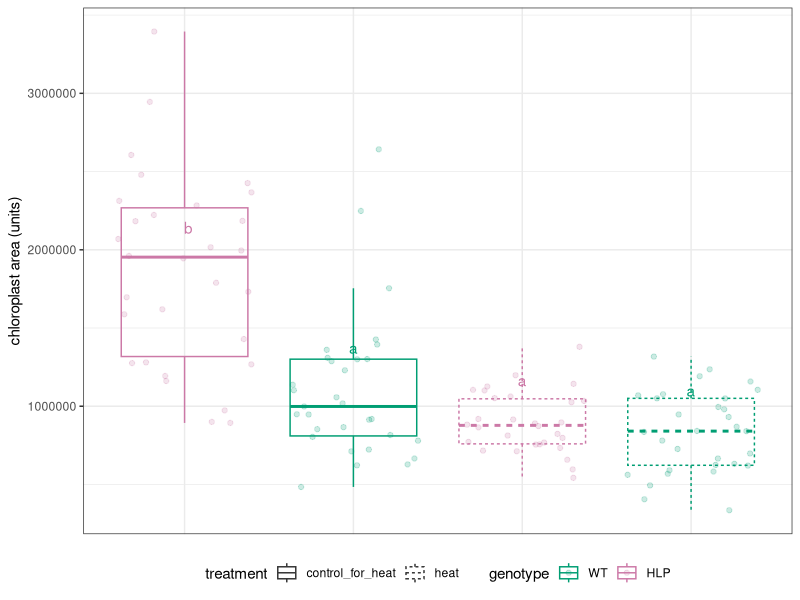
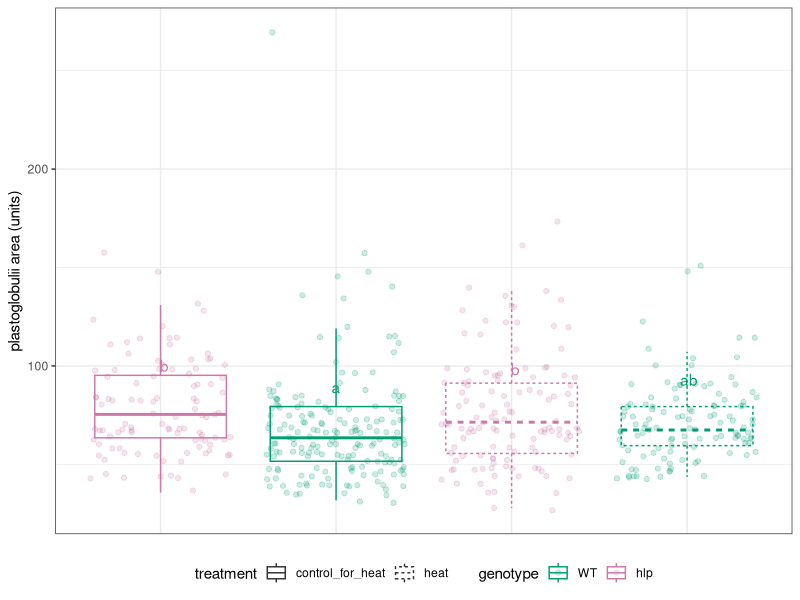
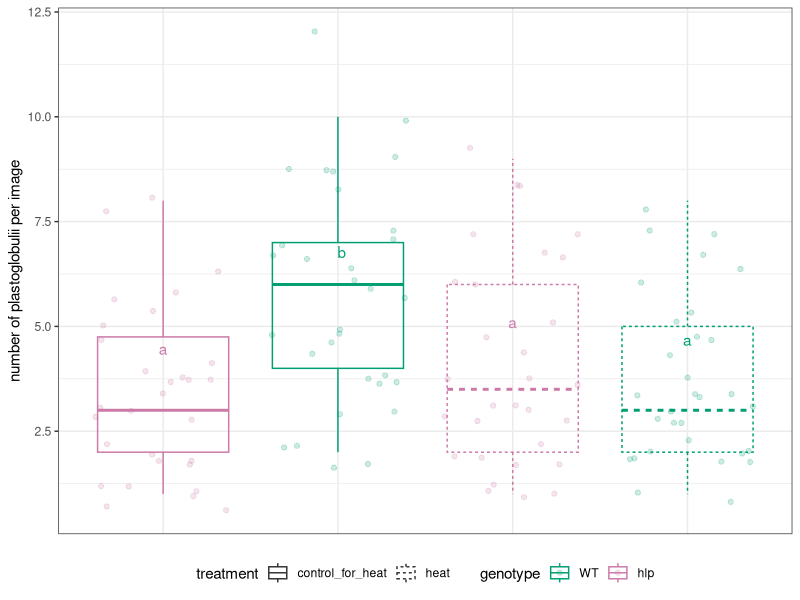
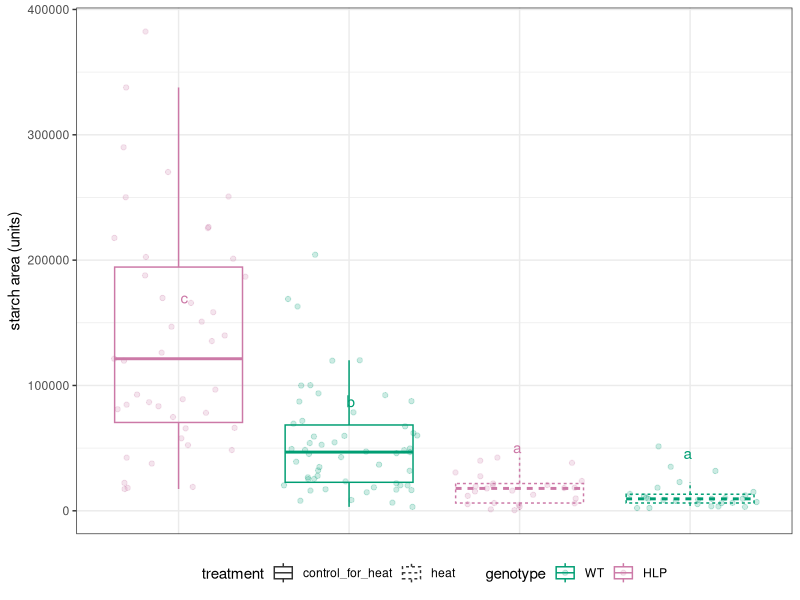
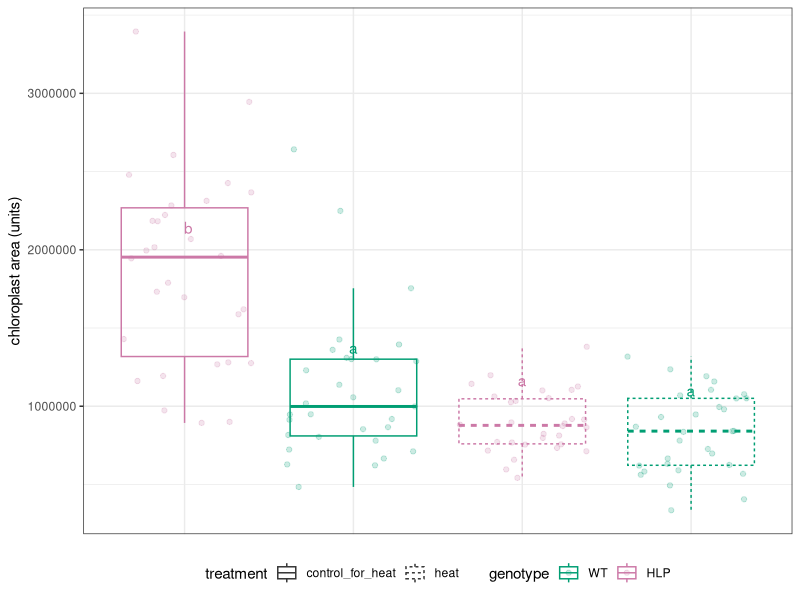
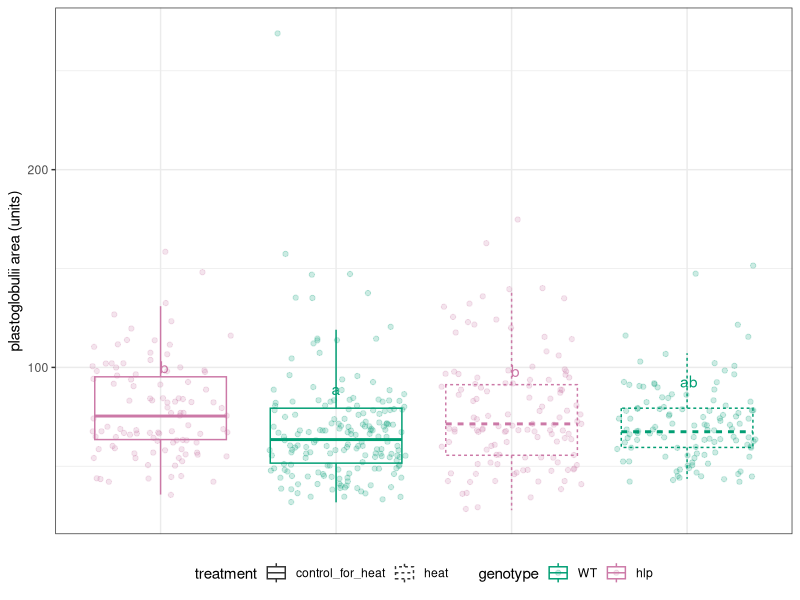
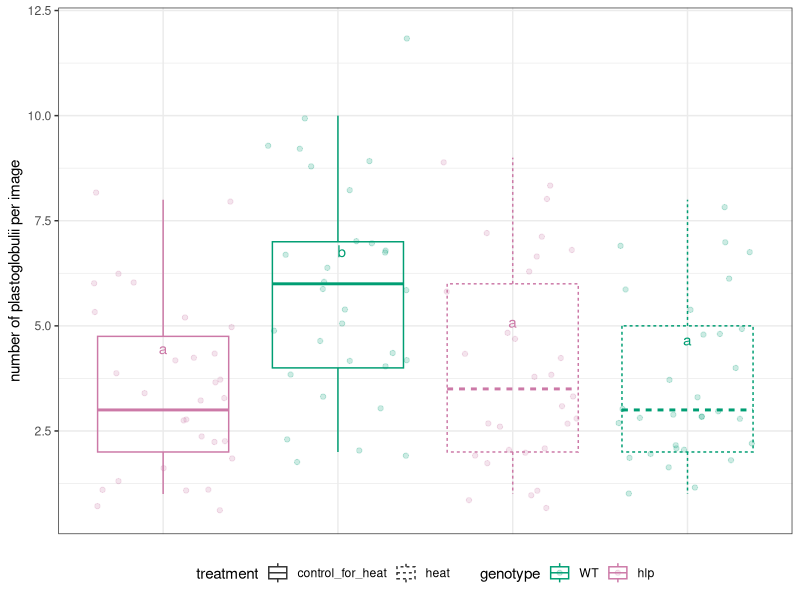
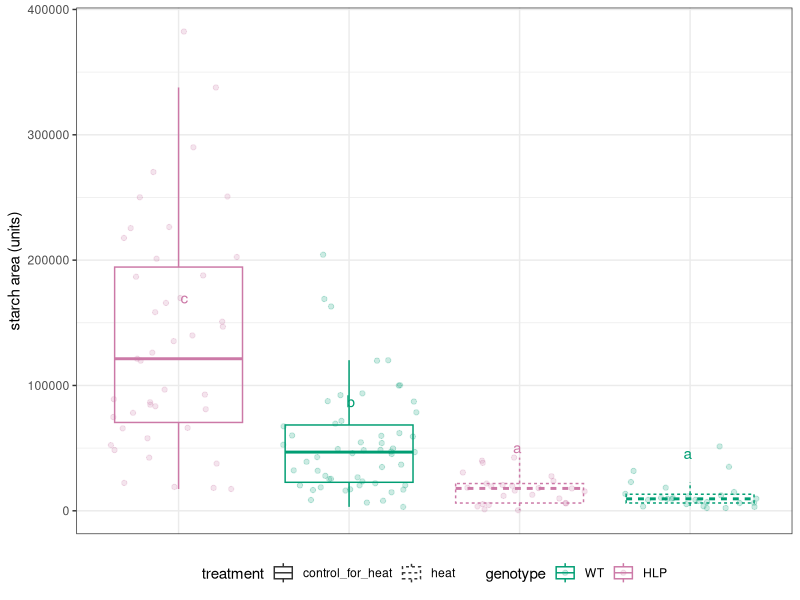

The R script that drew these images, in order:
## ---- chunk 1
library(ggplot2)
library(reshape2)
library(scales)
library(vegan)
library(lubridate)
library(tidyverse)
library(dplyr)

library(MASS)
library(stringr)
library(forcats)
library(broom)
library(writexl)
library(readxl)
library(lsmeans)
library(ggridges)
library(ggpubr)
library(ggfortify)
library(data.table)
library(emmeans)
library(multcomp)
library(multcompView)

## ---- chunk 2
heat_chloroplast  <- read_xlsx("TEM_image_data_Katie_Oct_2022.xlsx", sheet = "chloroplast")
heat_PGs  <- read_xlsx("TEM_image_data_Katie_Oct_2022.xlsx", sheet = "PGs")
heat_starch  <- read_xlsx("TEM_image_data_Katie_Oct_2022.xlsx", sheet = "starch")
heat_thylht  <- read_xlsx("TEM_image_data_Katie_Oct_2022.xlsx", sheet = "thyl_ht")


heat_chloroplast$gxe <- paste(heat_chloroplast$treatment,heat_chloroplast$genotype)
heat_PGs$gxe <- paste(heat_PGs$treatment,heat_PGs$genotype)
heat_starch$gxe <- paste(heat_starch$treatment,heat_starch$genotype)
heat_thylht$gxe <- paste(heat_thylht$treatment,heat_thylht$genotype)

## ---- chunk 3
head(heat_starch)

heat_starch_counts <- heat_starch %>%
  count(genotype,treatment,gxe,id)

heat_chloroplast_counts <- heat_chloroplast %>%
  count(genotype,treatment,gxe,id)

heat_PGs_counts <- heat_PGs %>%
  count(genotype,treatment,gxe,id)

heat_thylht_counts <- heat_thylht %>%
  count(genotype,treatment,gxe,id)
## ---- chunk 4
head(heat_PGs)

heat_chloroplast$genotype <- factor(heat_chloroplast$genotype, levels = c("WT","HLP"))
heat_PGs_counts$genotype <- factor(heat_PGs_counts$genotype, levels = c("WT","hlp"))
heat_PGs$genotype <- factor(heat_PGs$genotype, levels = c("WT","hlp"))
heat_starch$genotype <- factor(heat_starch$genotype, levels = c("WT","HLP"))

colorscheme <- c("#009E73","#CC79A7", "#E69F00",  
           "#0072B2", "#D55E00")

## ---- chunk 5
#make a model and run an anova Look at the anova for which factors are significant

full_model = lm(area ~ gxe, heat_chloroplast)
summary(full_model)
anova(full_model)

# get (adjusted) weight means per group
model_means <- emmeans(object = full_model,
                       specs = "gxe")

# add letters to each mean
model_means_cld <- cld(object = model_means,
                       adjust = "Tukey",
                       Letters = letters,
                       alpha = 0.05)

# show output
model_means_cld
## ---- chunk 6
heat_chloroplast2 <- heat_chloroplast %>%
  inner_join(.,model_means_cld, by = "gxe")
head(heat_chloroplast2)

chl_area <-  ggplot(heat_chloroplast2, aes(x = gxe, y = area, color = genotype, linetype = treatment)) +
  geom_boxplot(alpha = 0) +
  geom_jitter(alpha=0.2) +
  stat_summary(fun = mean, geom = "text", aes(label = .group, group = gxe), 
               position = position_dodge(width = 0), vjust = -3) +
  #geom_text(aes(group = gxe, y = mean(shoot_weight_g), label = .group), position = position_dodge(width = 1)) +
  theme_bw() +
  labs(y = "chloroplast area (units)") +
  #facet_grid( ~ treatment2)  +
  theme(text = element_text(size = 11), axis.ticks.x = element_blank(), legend.key = element_blank()) + 
  #scale_fill_manual(values=c( "#619CFF", "#F8766D")) + 
  theme(legend.position = "bottom") + 
 #   scale_color_manual(values=colorscheme) +
  scale_color_manual(values=colorscheme) +
  #theme(legend.position = "none") + 
  scale_y_continuous(labels = function(x) format(x, scientific = FALSE)) + 
  theme(axis.title.x=element_blank(),
        axis.text.x=element_blank(),
        axis.ticks.x=element_blank()) 
chl_area

ggsave(filename = "chl_area.svg", plot=chl_area, width=54, height=60, units = c("mm"))
## ---- chunk 7
#make a model and run an anova Look at the anova for which factors are significant

full_model = lm(area ~ gxe, heat_PGs)
summary(full_model)
anova(full_model)

# get (adjusted) weight means per group
model_means <- emmeans(object = full_model,
                       specs = "gxe")

# add letters to each mean
model_means_cld <- cld(object = model_means,
                       adjust = "Tukey",
                       Letters = letters,
                       alpha = 0.05)

# show output
model_means_cld
## ---- chunk 8
heat_pgs2 <- heat_PGs %>%
  inner_join(.,model_means_cld, by = "gxe")
head(heat_pgs2)

pg_area <-  ggplot(heat_pgs2, aes(x = gxe, y = area, color = genotype, linetype = treatment)) +
  geom_boxplot(alpha = 0) +
  geom_jitter(alpha=0.2) +
  stat_summary(fun = mean, geom = "text", aes(label = .group, group = gxe), 
               position = position_dodge(width = 0), vjust = -3) +
  #geom_text(aes(group = gxe, y = mean(shoot_weight_g), label = .group), position = position_dodge(width = 1)) +
  theme_bw() +
  labs(y = "plastoglobulii area (units)") +
  #facet_grid( ~ treatment2)  +
  theme(text = element_text(size = 11), axis.ticks.x = element_blank(), legend.key = element_blank()) + 
  #scale_fill_manual(values=c( "#619CFF", "#F8766D")) + 
  theme(legend.position = "bottom") + 
 #   scale_color_manual(values=colorscheme) +
  scale_color_manual(values=colorscheme) +
  #theme(legend.position = "none") + 
  scale_y_continuous(labels = function(x) format(x, scientific = FALSE)) + 
  theme(axis.title.x=element_blank(),
        axis.text.x=element_blank(),
        axis.ticks.x=element_blank()) 
pg_area


ggsave(filename = "pg_area.svg", plot=pg_area, width=54, height=60, units = c("mm"))
## ---- chunk 9
#make a model and run an anova Look at the anova for which factors are significant

head(heat_PGs_counts)
full_model = lm(n ~ gxe, heat_PGs_counts)
summary(full_model)
anova(full_model)

# get (adjusted) weight means per group
model_means <- emmeans(object = full_model,
                       specs = "gxe")

# add letters to each mean
model_means_cld <- cld(object = model_means,
                       adjust = "Tukey",
                       Letters = letters,
                       alpha = 0.05)

# show output
model_means_cld
## ---- chunk 10
heat_pgs_count2 <- heat_PGs_counts %>%
  inner_join(.,model_means_cld, by = "gxe")
head(heat_pgs_count2)

pg_count <-  ggplot(heat_pgs_count2, aes(x = gxe, y = n, color = genotype, linetype = treatment)) +
  geom_boxplot(alpha = 0) +
  geom_jitter(alpha=0.2) +
  stat_summary(fun = mean, geom = "text", aes(label = .group, group = gxe), 
               position = position_dodge(width = 0), vjust = -3) +
  #geom_text(aes(group = gxe, y = mean(shoot_weight_g), label = .group), position = position_dodge(width = 1)) +
  theme_bw() +
  labs(y = "number of plastoglobulii per image") +
  #facet_grid( ~ treatment2)  +
  theme(text = element_text(size = 11), axis.ticks.x = element_blank(), legend.key = element_blank()) + 
  #scale_fill_manual(values=c( "#619CFF", "#F8766D")) + 
  theme(legend.position = "bottom") + 
 #   scale_color_manual(values=colorscheme) +
  scale_color_manual(values=colorscheme) +
  #theme(legend.position = "none") + 
  scale_y_continuous(labels = function(x) format(x, scientific = FALSE)) + 
  theme(axis.title.x=element_blank(),
        axis.text.x=element_blank(),
        axis.ticks.x=element_blank()) 
pg_count

ggsave(filename = "pg_count.svg", plot=pg_count, width=54, height=60, units = c("mm"))
## ---- chunk 11
#make a model and run an anova Look at the anova for which factors are significant

full_model = lm(area ~ gxe, heat_starch)
summary(full_model)
anova(full_model)

# get (adjusted) weight means per group
model_means <- emmeans(object = full_model,
                       specs = "gxe")

# add letters to each mean
model_means_cld <- cld(object = model_means,
                       adjust = "Tukey",
                       Letters = letters,
                       alpha = 0.05)

# show output
model_means_cld
## ---- chunk 12
heat_starch2 <- heat_starch %>%
  inner_join(.,model_means_cld, by = "gxe")
head(heat_starch2)

starch_size <-  ggplot(heat_starch2, aes(x = gxe, y = area, color = genotype, linetype = treatment)) +
  geom_boxplot(alpha = 0) +
  geom_jitter(alpha=0.2) +
  stat_summary(fun = mean, geom = "text", aes(label = .group, group = gxe), 
               position = position_dodge(width = 0), vjust = -3) +
  #geom_text(aes(group = gxe, y = mean(shoot_weight_g), label = .group), position = position_dodge(width = 1)) +
  theme_bw() +
  labs(y = "starch area (units)") +
  #facet_grid( ~ treatment2)  +
  theme(text = element_text(size = 11), axis.ticks.x = element_blank(), legend.key = element_blank()) + 
  #scale_fill_manual(values=c( "#619CFF", "#F8766D")) + 
  theme(legend.position = "bottom") + 
 #   scale_color_manual(values=colorscheme) +
  scale_color_manual(values=colorscheme) +
  #theme(legend.position = "none") + 
  scale_y_continuous(labels = function(x) format(x, scientific = FALSE)) + 
  theme(axis.title.x=element_blank(),
        axis.text.x=element_blank(),
        axis.ticks.x=element_blank()) 
starch_size

ggsave(filename = "starch_size.svg", plot=starch_size, width=54, height=60, units = c("mm"))
